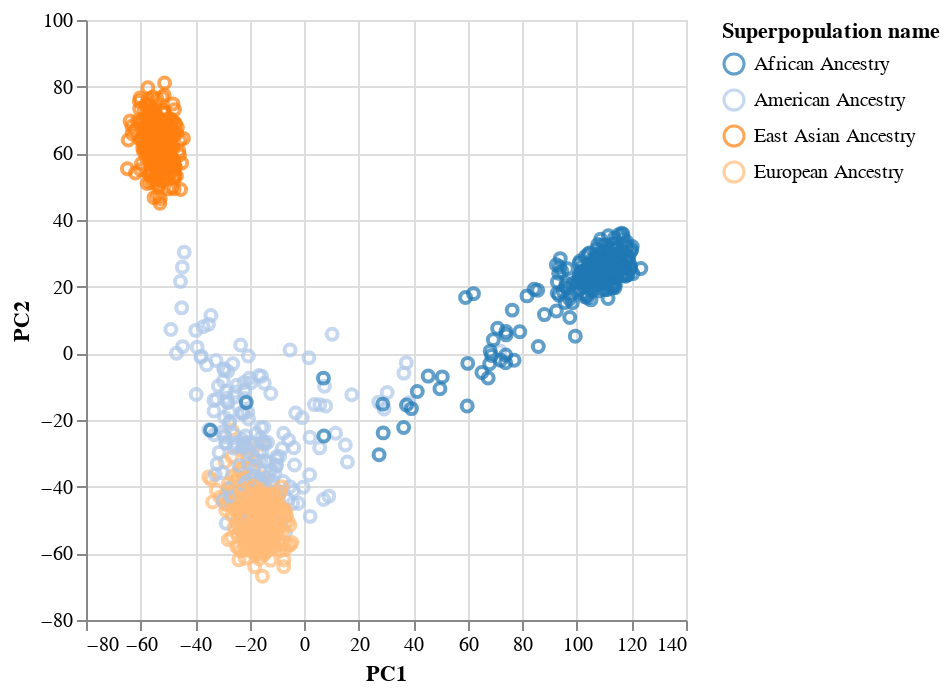

Notebook code for this chart:
### Code cell
continente

### Figure 1 — Vega-Lite specification as saved in the notebook (floating-point values rounded to 4 significant figures; data arrays with more than 128 entries replaced by an {"elided": "..."} marker saying what was removed)
{"config": {"view": {"continuousWidth": 300, "continuousHeight": 300}}, "data": {"name": "data-7e26272c5915661410033863cf083041"}, "mark": {"type": "point"}, "encoding": {"color": {"field": "Superpopulation name", "scale": {"scheme": "category20"}, "type": "nominal"}, "x": {"field": "PC1", "type": "quantitative"}, "y": {"field": "PC2", "type": "quantitative"}}, "$schema": "https://vega.github.io/schema/vega-lite/v5.20.1.json", "datasets": {"data-7e26272c5915661410033863cf083041": {"elided": "1092 records"}}}
